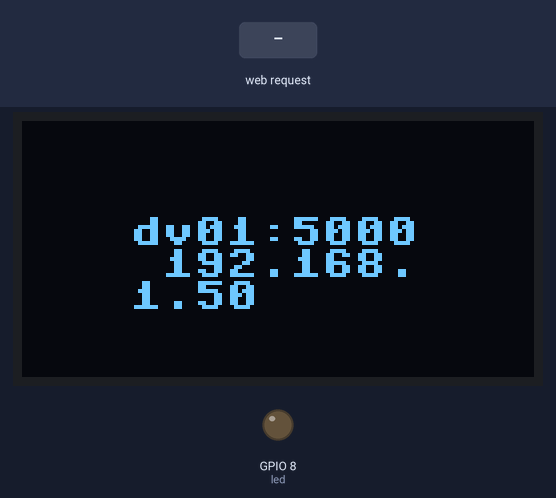
Simulated run of this program. Board: ESP32 board running MicroPython. On the bench: 128×64 one-colour display, output pins drawn as LEDs (lit = HIGH). The inputs (shaded band) are chosen by the test bench. WiFi joins after 1.5 s; library files of the repository ran but are not shown: 1 file(s); what the program prints to the serial console is not drawn.

Above: at 3.2 s.
3.3 s: HTTP request GET /led/on received
At 3.6 s:
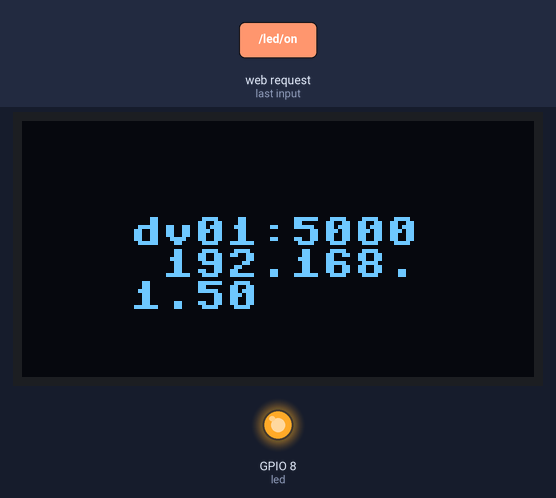
4.8 s: HTTP request GET /led/off received
At 5.9 s:
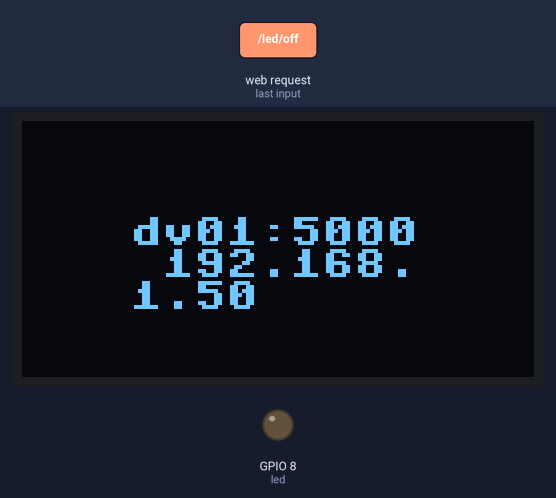
Timing chart, 0 to 7.8 s (numbered marks = the images above; inputs shaded):
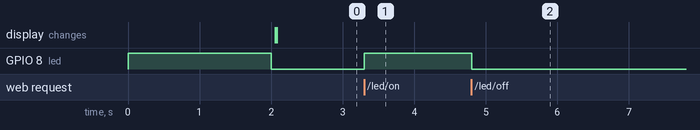

The program:

main.py
```python
import startsystem # execute my (a micropython user) code this is the right file to put it on
# firmware somehow detects if Thonny is trying to connect through USB and avoid running main.py.
# with this device connected to USB, press its RESET button and 'immediately' press Thonny's STOP button
# This should result in Thonny presenting REPL prompt (>>>) instead of not responding.
# you might have to try two or three times before it takes effect
```

startsystem.py
```python
"""
O que é: Arquivo de início de execução do aplicativo.
O que faz:
  Executa a inicialização de todos os módulos globais (ao aplicativo)
  Se o display OLED estiver montado, mostra informação
sobre wifi no display mas não a mantém atualizada
O que espera-se que esteja neste arquivo:
  definição da co-rotina principal (main()) e sua execução
  (asyncio.run(main()))
  Documentação sucinta sobre o desenvolvimento do aplicativo:
  2025-09-02: Tratei os casos em que o display não está
    conectado e em que não há LEDs para que mensagens de
    erro não interrompam a execução do(s) script(s). A meta
    é iniciar o servidor web.
    Mensagens para algum terminal REPL (ex. Thonny) são
    enviadas para informar o estado da placa.
    Estas "melhorias" fazem o código ficar um pouco menos
    simples.
    Para acessar o servidor web, use <myhostname>.local:5000
    ou, se o AP estiver com DNS desabilitado, <IP>.local:5000
    Caso não consiga iniciar o servidor web, o arquivo
    index.html está na pasta /static e contém link para o
    repositório de onde este código se originou.
"""

import config   # set this app global variables
import led      # setup built-in LEDs
import lab8     # setup wifi communication
import display  # setup display

display.message(config.myhostname + ":5000 " + config.wifi_if.ifconfig()[0])
config.led.off()

# going async...

import asyncio
import aiorepl
import httpserver

async def main():
    print("Starting tasks...")

    # Start other program tasks.

    tm = asyncio.create_task(config.app.start_server()) # criar esta tarefa para executar microdot

    # Start the aiorepl task.
    repl = asyncio.create_task(aiorepl.task())

#    await asyncio.gather(t1, repl)  # mesmo sem ter gather tm o servidor microdot funciona
    await asyncio.gather( repl, tm) # colocar as tarefas no loop de "processos"


asyncio.run(main())  # executar o loop de "processos"
```

config.py
```python
"""
O que é:
  Arquivo de definição de variáveis globais
O que faz:
  Cria variáveis globais (ao aplicativo) Algumas podem
  ser configuradas pelo usuário, outras são internas ao
  programa e são apropriadamente inicializadas durante a
  execução do programa.
O que espera-se que esteja neste arquivo:
  Definição das variáveis globais ao aplicativo.
"""

# User configured global variables (this package users may modify)
# wifi_id = 'lab8'               # nome da rede
# wifi_password = 'lab8arduino'  # senha da rede
wifi_id = 'aula'               # nome da rede
wifi_password = 'aula1234'  # senha da rede
myhostname = 'dv01'            # nome do dispositivo

# Program internal global variables (this package users should not modify)
disp=None       # handle for the display
led=None        # handle for a led
wifi_if=None    # handle for the wifi interface
app=None        # handle for Microdot application (web server)
messages=None   # message currently displayed
```

led.py
```python
"""
O que é: Arquivo de configuração do hardware dos LEDs.
O que faz:
  Cria variáveis globais (ao aplicativo) para acesso aos LEDs
  Neste caso, o LED endereçável RGB conectado no pino 8 da
  placa ESP32-C3 supermini plus.
O que espera-se que esteja neste arquivo:
  Criação das variáveis e funções para uso dos LEDs.
Referências:
  https://www.w3schools.com/python/python_classes.asp
  https://docs.micropython.org/en/latest/esp8266/tutorial/neopixel.html

"""
from machine import Pin
import config
config.led=Pin(8, Pin.OUT)
```

lab8.py
```python
import config
import network
import time
from machine import Pin

config.wifi_if=network.WLAN(network.STA_IF)
config.wifi_if.active(True)
config.wifi_if.config(hostname=config.myhostname)
config.wifi_if.connect(config.wifi_id, config.wifi_password)
tries=0
while not (config.wifi_if.isconnected()) and tries<20 :
    config.led.on() # indicate that this program is being executed
    print('.') # no wifi
    time.sleep(2) # wait for 2 seconds to wifi to connect
    tries=tries+1
if config.wifi_if.isconnected() :
    config.led.off() # connected
    print ("wifi is connected")
    print (config.wifi_if.ifconfig())
else :
    print ("wifi is not connected")
    print ("connection process is running on background it might succeed later.")
```

display.py
```python
# específico para display 72x40 no ESP32 supermini com display embutido
import config
from machine import Pin, I2C
i2c=I2C(0, scl=Pin(6), sda=Pin(5)) # ok, neste ESP os pinos são 5 e 6

print('Scan i2c bus...')
devices = i2c.scan()  # ok, ele acha o display em 0x3c

if len(devices) == 0:
  print("No i2c device !")
else:
  print('i2c devices found:',len(devices))

  for device in devices:
    print("Decimal address: ",device," | Hexa address: ",hex(device))

import ssd1306
config.disp=ssd1306.SSD1306_I2C(128, 64, i2c) # https://goldenmorninglcd.com/pt/exibi%C3%A7%C3%A3o-oled/0.42-polegadas-oled-72x40-ssd1306-branco-gme7240-01/

# mess is a string
def message(mess) :
  config.messages=mess
  try:
    config.disp.fill(0)
    lin=0
    lenM=len(mess)
    for i in range(0,lenM,9) :
      config.disp.text(mess[i:i+9], 27, 24+lin,1)
      lin=(lin+8)%40
    config.disp.show()
  except AttributeError as e:
    print(f"{e} ocurred when trying to message display. Probably display is not attached to devboard.")

config.disp.text("DDDDDDDDDD", 27, 24, 1)
config.disp.text("ABCDEFGHIJ", 27, 32, 1)
config.disp.text("DDDDDDDDDD", 27, 40, 1)
config.disp.text("MMMMMMMMMM", 27, 48, 1)
config.disp.text("DDDDDDDDDD", 27, 56, 1)
config.disp.show()
```

httpserver.py
```python
"""
O que é:
  Arquivo de configuração e execução do servidor HTTP
O que faz:
  Define rotas e as co-rotinas que são escutadas para
  atendimento das requisições (de rotas)
  Cria o servidor HTTP na variável local app
O que espera-se que esteja neste arquivo:
  Todas as definições de rotas.
"""
import config
from microdot import Microdot, send_file

app = Microdot()
config.app=app

# default route
@app.route('/')
async def index(request):
  return send_file('www/index.html')

# plain text response
@app.route('/hello')
async def index(request):
  return f"Hello from {config.myhostname}.local"

# LED

def ledtowebresponse (value):
  if (value) : return 'on'
  else : return 'off'

@app.route('/led')
async def led(request):
  return ledtowebresponse(config.led.value())

@app.route('/led/on')
async def ledon(request):
  config.led.on()
  return ledtowebresponse(config.led.value())

@app.route('/led/off')
async def ledoff(request):
  config.led.off()
  return ledtowebresponse(config.led.value())

import display
@app.get('/message')
# GET request parameter
# http://device001.local:5000/message?text="ttt zzz"
# write message text in display
# this example "ttt zzz" is displayed with double
# quotes and space but results in non-fatal error "UnicodeError:"
async def message(request):
  txt=request.args.get('text', None)
  config.messages=txt
  if txt is not None :
    display.message(txt)
  return config.messages

# Static files
# https://github.com/miguelgrinberg/microdot/blob/main/examples/static/static.py
@app.route('/www/<path:path>')
async def static(request, path):
  if '..' in path:
    # directory traversal is not allowed
    return 'Not found', 404
  return send_file('www/' + path)
```

Measured:
- after the input at 3.3 s, GPIO 8 (led): LOW → HIGH at once
- after the input at 4.8 s, GPIO 8 (led): HIGH → LOW at once
